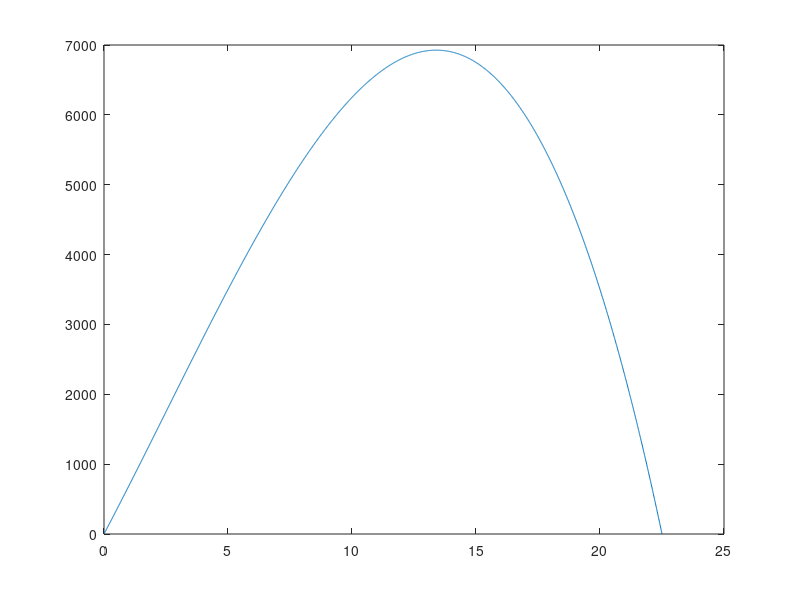

Recreate this plot in MATLAB.
% Caner Topuz
% 090200358
% Review_Q10
clear
close all
clc

h_x = [-2 45];
V = conv([1 0],[1 15]);
V = conv(V,h_x);

x = 0:0.01:22.5;
volume = polyval(V,x);
plot(x,volume);

Vder = polyder(V);
r = roots(Vder);
indx = find(r>=0 & r<=22.5);
xmax = r(indx);
max = polyval(V,xmax);
fprintf('Maximum Volume: %f\nx: %f\th: %f\n',max,xmax,polyval(h_x,xmax));